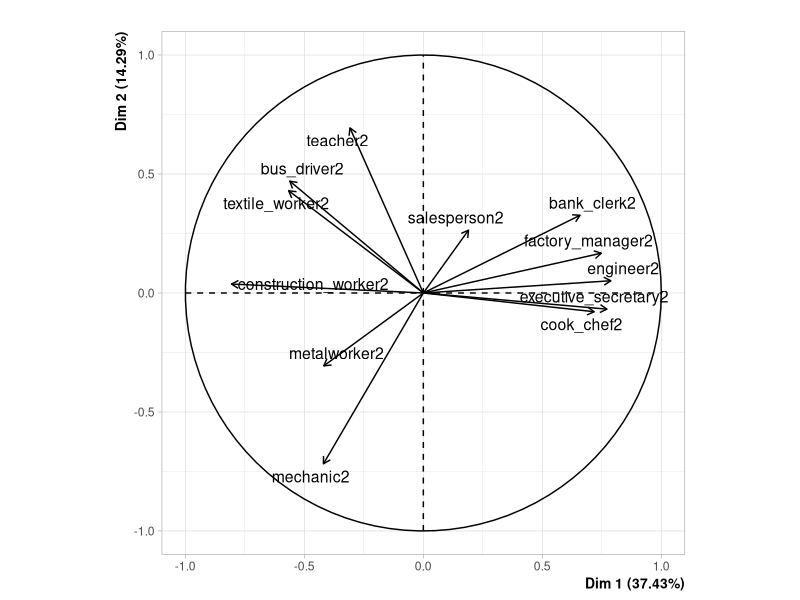
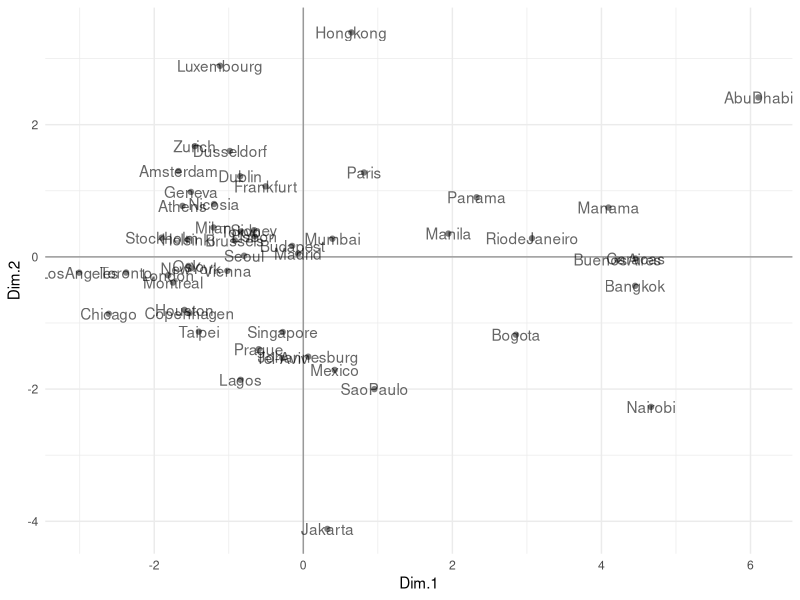

The R script that drew these images, in order:
# PCA of dataset cities94.csv
# This is a second PCA with rescaled variables: divided by the 
# mean salary of a city.
# Results for sections 2.3 "Beyond the First Factor"

# packages
library(FactoMineR)
library(ggplot2)

# working directory is the top-level directory
cities <- read.csv('data/cities94.csv', stringsAsFactors = FALSE)

# names of active variables
active <- c(
  "teacher", "bus_driver", "mechanic", "construction_worker",
  "metalworker", "cook_chef", "factory_manager", "engineer",
  "bank_clerk", "executive_secretary", "salesperson", "textile_worker")

# removing missing values
dat2 <- na.omit(
  cities[ ,c('city', 'net_hourly_salary', 'work_hours_year', active)]
)


# ========================================================
# 2.3) Beyond the first factor
# ========================================================

# mean salary as product of 'net_hourly_salary' x 'work_hours_year'
mean_salary <- dat2[ ,2] * dat2[ ,3]


# min_salary <- apply(dat[ ,-1], 1, min)
# max_salary <- apply(dat[ ,-1], 1, max)
# mean_salary <- rowMeans(dat[ ,-1])
# 
# # adding salary inequality of cities
# rdat$salary_ineq <- (max_salary - min_salary) / mean_salary
# 
# # adding qualified manual jobs
# rdat$qual_jobs <- (rdat$mechanic + rdat$metalworker) / (2 * mean_salary)

# transformed data
dat_trans <- sweep(dat2[ ,active], 1, mean_salary, FUN = "/")
colnames(dat_trans) <- paste(active, '2', sep='')


# table 2.5: summary statistics of second analysis
trans_vars_statistics <- cbind.data.frame(
  #variable = active,
  weight = nrow(dat2),
  mean = round(colMeans(dat_trans), 2),
  stdev = round(apply(dat_trans, 2, sd), 2),
  min = round(apply(dat_trans, 2, min), 2),
  max = round(apply(dat_trans, 2, max), 2)
)
trans_vars_statistics

save(trans_vars_statistics, file = 'data/table-2-5.RData')


# table 2.6: correlations of all variables
var2_labels <- c(
  'tea2', 'bus2', 'mec2', 'con2', 'met2', 'coo2', 'dep2',
  'eng2', 'ban2', 'exe2', 'sal2', 'tex2'
)

var_trans_corrs <- round(cor(dat_trans), 2)
var_trans_corrs[upper.tri(var_trans_corrs, diag = FALSE)] <- NA
rownames(var_trans_corrs) <- var2_labels
colnames(var_trans_corrs) <- var2_labels

save(var_trans_corrs, file = 'data/table-2-6.RData')


# PCA of Transformed Data
pca2 <- PCA(dat_trans, graph = FALSE)


# eigenvalues (table 2.7) of 2nd analysis
eigs2 <- data.frame(
  num = 1:nrow(pca2$eig),
  eigenvalues = round(pca2$eig[,1], 4),
  percentage = round(pca2$eig[,2], 2),
  cumulative = round(pca2$eig[,3], 2)
)
rownames(eigs2) = 1:nrow(eigs2)
write.csv(eigs2, file = 'data/table-2-7.csv')


# table 2.8: results for variables of 2nd analysis
pca2_vars <- data.frame(
  coord1 = round(pca2$var$coord[,1], 2),
  coord2 = round(pca2$var$coord[,2], 2),
  coord3 = round(pca2$var$coord[,3], 2),
  cor1 = round(pca2$var$cor[,1], 2),
  cor2 = round(pca2$var$cor[,2], 2),
  cor3 = round(pca2$var$cor[,3], 2)
)

save(pca2_vars, file = 'data/table-2-8.RData')


# figure 2.9 (circle of correlations)
png("images/figure-2-9.png", 
    height = 1000, width = 1000, res = 200)
plot(pca2, choix = 'var', las = 1, title = '')
dev.off()



# table 2.9: results for individuals of 2nd analysis
n <- nrow(dat2)
dat_scaled2 <- sqrt(n/(n-1)) * scale(dat_trans)

pca2_inds <- data.frame(
  city = dat2$city,
  wgt = round(100/nrow(dat2), 2),
  disto = round(apply(dat_scaled2, 1, function(x) sum(x^2)), 2),
  coord1 = round(pca2$ind$coord[,1], 2),
  coord2 = round(pca2$ind$coord[,2], 2),
  contr1 = round(pca2$ind$contrib[,1], 2),
  contr2 = round(pca2$ind$contrib[,2], 2),
  cosqr1 = round(pca2$ind$cos2[,1], 2),
  cosqr2 = round(pca2$ind$cos2[,2], 2)
)

write.csv(pca2_inds, file = 'data/table-2-9.csv')



# figure 2.10 (first factorial plane)
pca2_ind <- as.data.frame(pca2$ind$coord)
pca2_ind$city <- dat2$city

fig_2_10 <- ggplot(data = pca2_ind, aes(x = Dim.1, y = Dim.2)) + 
  geom_vline(xintercept = 0, color = 'gray60') +
  geom_hline(yintercept = 0, color = 'gray60') +
  geom_point(color = 'gray50') + 
  geom_text(aes(label = city), alpha = 0.6) +
  theme_minimal()

ggsave(filename = 'images/figure-2-10.png', plot = fig_2_10, 
       width = 7, height = 5)
